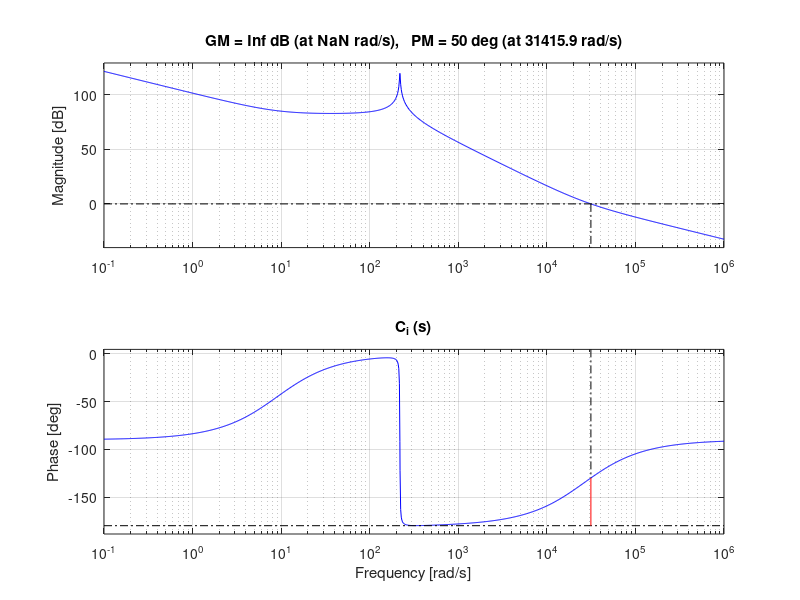
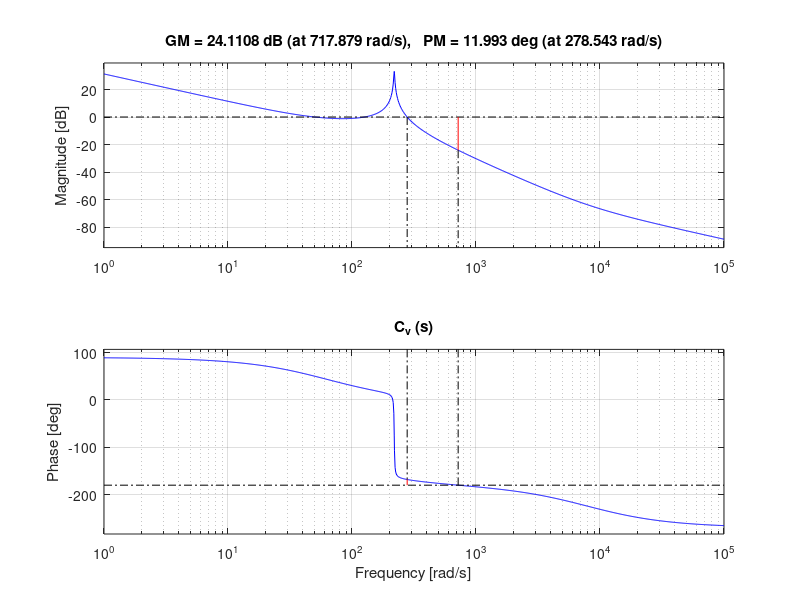

Write the MATLAB code that produced these figures, in order.
clear; clc;


% DISCLAIMER

%{
The current script does not work.
The plant was tuned via the PIDTune function MATLAB provides. 
Although I wanted this script to work, Deadlines were approaching and 
the current analytical analysis model was not providing stable gain values.
We opted to use the program's features because it provided a more robust controller
and real time analysis of the controller's step response, which allows for more intuitive tuning.
%}

% Parameters
Vac_rms = 240;
Vac = Vac_rms * sqrt(2);
I_rms = 60;
I_ac = 60 * sqrt(2);
I_L = I_ac;
f_line = 60;
omega_line = 2*pi*f_line;
V_batt = 400;
P_out = Vac_rms * I_rms;
I_batt = P_out / V_batt;
% sample load, this assumes a full load resistor for some calculations
R = V_batt / I_batt;
D = 1 - Vac/V_batt;
D_bar = 1 - D;
% set this variable to true if you are finding min capacitor or inductor
% for a boost PFC
params_from_ripple_minimas = false;
% set these ripple values if you are trying to determine a correct cap
current_ripple = 3;
voltage_ripple = 4;
% set the switching frequency, reasonable frequency switching would be:
% GaN MOSFET switches fall in the range of 120 kHz+ with max power of <2 kW
% SiC switch are in the range of 10kHz to 10 MHz with power rating of sub 1 MW
% IGBT switches at 12 Hz - 11 kHz, wattage max rating of 10 MW
f_sw = 50e3;
Ts = 1 / f_sw;
% set your L and C values here,
% these will be overwritten if you have
% params_from_ripple_minimas set to true
L = 500e-6;
C = 30e-3;
% Target Values
target_PM = 50; % change this if you would like to have a diff phase margin

%% For Voltage ripple calculations
if (params_from_ripple_minimas == true)
% redefine your L and C values
    L = (Vac / (2 * f_sw * current_ripple)) * (1 - (Vac / V_batt));
    C = P_out / (4 * omega_line * V_batt);
    disp('You have set params_from_ripple_minimas to true, if this is a mistake, invert that var and rerun the script');
    disp('your absolute minimum values for inductor and capacitor is:\n');
    disp(['L = ', num2str(L), 'C = ', num2str(C)]);
    disp('These values will be used to design your controller')
end

%% Voltage Plant
% output voltage pertubation plant in relation to d(s)
% these were derived by hand, I do not know how to do this via simscape,
% sorry
omega_lc = 1/sqrt(L*C);
omega_rhp = (D_bar * V_batt) / (L * I_L);
vbs_num = [-L * I_L, D_bar * V_batt];
vbs_den = [L*C, L/R, D_bar^2];
vbs = tf(vbs_num, vbs_den) * (1/V_batt);

omega_cv_max = omega_lc / 5;
omega_cv     = min(2*pi*8, omega_cv_max);

[mag_v_raw, phase_v_raw] = bode(vbs, omega_cv);
mag_v = mag_v_raw(1);
phase_v = mod(phase_v_raw(1) + 180, 360) - 180;

phase_vsys = target_PM - phase_v + 90;
omega_zv = omega_cv / tand(phase_vsys);

Kp_v = omega_cv / (mag_v * sqrt(omega_cv^2 + omega_zv^2));
Ki_v = Kp_v * omega_zv;

%% Current Plant
% inductor current pertubation plant in relation to d(s)
ils_num = [V_batt * C, (V_batt / R) + D_bar * I_L];
ils_den = [L*C, L/R, D_bar^2];
ils = tf(ils_num, ils_den) * (1/Vac);

omega_ci = (2 * pi * f_sw) / 10;
[mag_i_raw, phase_i_raw] = bode(ils, omega_ci);
mag_i = mag_i_raw(1);

phase_i = mod(phase_i_raw(1) + 180, 360) - 180;

phase_isys = target_PM - phase_i + 90;
omega_zi = omega_ci / tand(phase_isys);

% Standard PI Gain Formula
Kp_i = omega_ci / (mag_i * sqrt(omega_ci^2 + omega_zi^2));
Ki_i = Kp_i * omega_zi;

%% Print Results
disp('Voltage loop:');
disp(['Kp_v = ', num2str(Kp_v), ' Ki_v = ', num2str(Ki_v)]);
disp('Current loop:');
disp(['Kp_i = ', num2str(Kp_i), ' Ki_i = ', num2str(Ki_i)]);

%% Graph these results
s = tf('s');
C_v = Kp_v + Ki_v/s;
C_i = Kp_i + Ki_i/s;
L_v = C_v * vbs;
L_i = C_i * ils;

figure(1);
margin(L_i);
title('C_i (s)');
figure(2);
margin(L_v);
title('C_v (s)');

%% Debugging
disp('Current Plant')
disp(['LC resonance (rad/s): ', num2str(omega_lc)]);
disp(['RHP zero (rad/s):     ', num2str(omega_rhp)]);
disp(['D_bar:                ', num2str(D_bar)]);
disp(['I_L used in plant:    ', num2str(I_L)]);

disp('Voltage Plant');
disp(['mag_v (linear):  ', num2str(mag_v)]);
disp(['phase_v (deg):   ', num2str(phase_v)]);
disp(['phase_vsys:      ', num2str(phase_vsys)]);
disp(['omega_zv:        ', num2str(omega_zv)]);
disp(['Kp_v:            ', num2str(Kp_v)]);
disp(['Ki_v:            ', num2str(Ki_v)]);

%% Simulink Extraction
Ts_controller = 1 / (2 * f_sw);
assignin('base', 'Kp_v', Kp_v);
assignin('base', 'Ki_v', Ki_v);
assignin('base', 'Kp_i', Kp_i);
assignin('base', 'Ki_i', Ki_i);
assignin('base', 'Ts',   Ts);
assignin('base', 'Tsc',  Ts_controller);
